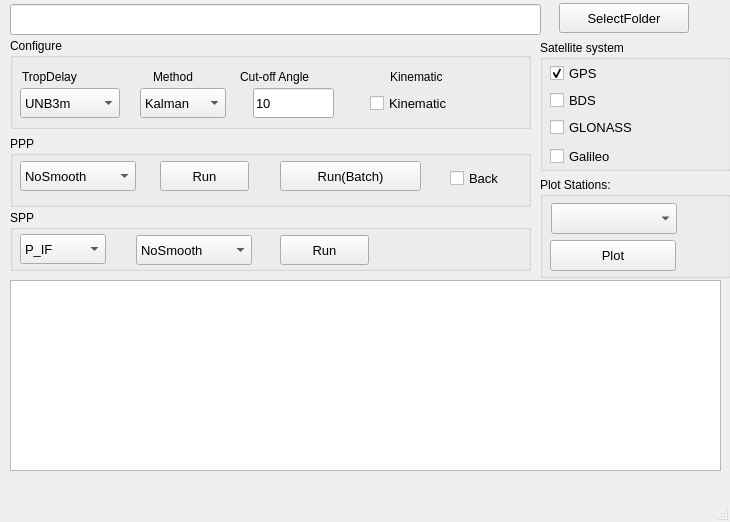
<?xml version="1.0" encoding="UTF-8"?>
<ui version="4.0">
 <class>MainWindow</class>
 <widget class="QMainWindow" name="MainWindow">
  <property name="geometry">
   <rect>
    <x>0</x>
    <y>0</y>
    <width>730</width>
    <height>522</height>
   </rect>
  </property>
  <property name="windowTitle">
   <string>MG-APP</string>
  </property>
  <widget class="QWidget" name="centralwidget">
   <widget class="QLineEdit" name="textEdit_FilePath">
    <property name="geometry">
     <rect>
      <x>10</x>
      <y>4</y>
      <width>531</width>
      <height>31</height>
     </rect>
    </property>
    <property name="font">
     <font>
      <pointsize>10</pointsize>
     </font>
    </property>
   </widget>
   <widget class="QPushButton" name="pushButton_Select">
    <property name="geometry">
     <rect>
      <x>559</x>
      <y>3</y>
      <width>130</width>
      <height>30</height>
     </rect>
    </property>
    <property name="font">
     <font>
      <pointsize>10</pointsize>
     </font>
    </property>
    <property name="text">
     <string>SelectFolder</string>
    </property>
   </widget>
   <widget class="QGroupBox" name="groupBox">
    <property name="geometry">
     <rect>
      <x>10</x>
      <y>38</y>
      <width>521</width>
      <height>91</height>
     </rect>
    </property>
    <property name="title">
     <string>Configure</string>
    </property>
    <widget class="QLabel" name="label">
     <property name="geometry">
      <rect>
       <x>12</x>
       <y>30</y>
       <width>75</width>
       <height>17</height>
      </rect>
     </property>
     <property name="text">
      <string>TropDelay</string>
     </property>
    </widget>
    <widget class="QComboBox" name="comboBox_TropDelay">
     <property name="geometry">
      <rect>
       <x>10</x>
       <y>50</y>
       <width>100</width>
       <height>30</height>
      </rect>
     </property>
     <property name="font">
      <font>
       <pointsize>10</pointsize>
      </font>
     </property>
     <item>
      <property name="text">
       <string>UNB3m</string>
      </property>
     </item>
     <item>
      <property name="text">
       <string>Sasstam(GPT2)</string>
      </property>
     </item>
     <item>
      <property name="text">
       <string>Hopfield(GPT2)</string>
      </property>
     </item>
    </widget>
    <widget class="QLabel" name="label_2">
     <property name="geometry">
      <rect>
       <x>143</x>
       <y>30</y>
       <width>61</width>
       <height>17</height>
      </rect>
     </property>
     <property name="text">
      <string>Method</string>
     </property>
    </widget>
    <widget class="QComboBox" name="comboBox_Method">
     <property name="geometry">
      <rect>
       <x>130</x>
       <y>50</y>
       <width>86</width>
       <height>30</height>
      </rect>
     </property>
     <property name="font">
      <font>
       <pointsize>10</pointsize>
      </font>
     </property>
     <item>
      <property name="text">
       <string>Kalman</string>
      </property>
     </item>
     <item>
      <property name="text">
       <string>SRIF</string>
      </property>
     </item>
    </widget>
    <widget class="QLabel" name="label_3">
     <property name="geometry">
      <rect>
       <x>230</x>
       <y>30</y>
       <width>111</width>
       <height>17</height>
      </rect>
     </property>
     <property name="text">
      <string>Cut-off Angle</string>
     </property>
    </widget>
    <widget class="QLabel" name="label_5">
     <property name="geometry">
      <rect>
       <x>380</x>
       <y>30</y>
       <width>71</width>
       <height>17</height>
      </rect>
     </property>
     <property name="text">
      <string>Kinematic</string>
     </property>
    </widget>
    <widget class="QCheckBox" name="checkBox_Kinematic">
     <property name="geometry">
      <rect>
       <x>360</x>
       <y>50</y>
       <width>121</width>
       <height>30</height>
      </rect>
     </property>
     <property name="font">
      <font>
       <pointsize>10</pointsize>
      </font>
     </property>
     <property name="text">
      <string>Kinematic</string>
     </property>
     <property name="checked">
      <bool>false</bool>
     </property>
    </widget>
    <widget class="QLineEdit" name="lineEdit_Angle">
     <property name="geometry">
      <rect>
       <x>243</x>
       <y>50</y>
       <width>81</width>
       <height>30</height>
      </rect>
     </property>
     <property name="font">
      <font>
       <pointsize>10</pointsize>
      </font>
     </property>
     <property name="text">
      <string>10</string>
     </property>
    </widget>
   </widget>
   <widget class="QGroupBox" name="groupBox_2">
    <property name="geometry">
     <rect>
      <x>540</x>
      <y>40</y>
      <width>191</width>
      <height>131</height>
     </rect>
    </property>
    <property name="title">
     <string>Satellite system</string>
    </property>
    <widget class="QCheckBox" name="checkBox_GPS">
     <property name="enabled">
      <bool>true</bool>
     </property>
     <property name="geometry">
      <rect>
       <x>10</x>
       <y>22</y>
       <width>92</width>
       <height>23</height>
      </rect>
     </property>
     <property name="font">
      <font>
       <pointsize>10</pointsize>
      </font>
     </property>
     <property name="text">
      <string>GPS</string>
     </property>
     <property name="checked">
      <bool>true</bool>
     </property>
    </widget>
    <widget class="QCheckBox" name="checkBox_BDS">
     <property name="geometry">
      <rect>
       <x>10</x>
       <y>49</y>
       <width>92</width>
       <height>23</height>
      </rect>
     </property>
     <property name="font">
      <font>
       <pointsize>10</pointsize>
      </font>
     </property>
     <property name="text">
      <string>BDS</string>
     </property>
    </widget>
    <widget class="QCheckBox" name="checkBox_GLONASS">
     <property name="geometry">
      <rect>
       <x>10</x>
       <y>76</y>
       <width>92</width>
       <height>23</height>
      </rect>
     </property>
     <property name="font">
      <font>
       <pointsize>10</pointsize>
      </font>
     </property>
     <property name="text">
      <string>GLONASS</string>
     </property>
    </widget>
    <widget class="QCheckBox" name="checkBox_GAlieo">
     <property name="geometry">
      <rect>
       <x>10</x>
       <y>105</y>
       <width>92</width>
       <height>23</height>
      </rect>
     </property>
     <property name="font">
      <font>
       <pointsize>10</pointsize>
      </font>
     </property>
     <property name="text">
      <string>Galileo</string>
     </property>
    </widget>
   </widget>
   <widget class="QTextEdit" name="textEdit_Display">
    <property name="geometry">
     <rect>
      <x>10</x>
      <y>280</y>
      <width>711</width>
      <height>191</height>
     </rect>
    </property>
   </widget>
   <widget class="QGroupBox" name="groupBox_3">
    <property name="geometry">
     <rect>
      <x>10</x>
      <y>136</y>
      <width>521</width>
      <height>71</height>
     </rect>
    </property>
    <property name="title">
     <string>PPP</string>
    </property>
    <widget class="QPushButton" name="pushButton_Run">
     <property name="geometry">
      <rect>
       <x>150</x>
       <y>25</y>
       <width>89</width>
       <height>30</height>
      </rect>
     </property>
     <property name="font">
      <font>
       <pointsize>10</pointsize>
      </font>
     </property>
     <property name="text">
      <string>Run</string>
     </property>
    </widget>
    <widget class="QPushButton" name="pushButton_RunBatch">
     <property name="geometry">
      <rect>
       <x>270</x>
       <y>25</y>
       <width>141</width>
       <height>30</height>
      </rect>
     </property>
     <property name="font">
      <font>
       <pointsize>10</pointsize>
      </font>
     </property>
     <property name="text">
      <string>Run(Batch)</string>
     </property>
    </widget>
    <widget class="QComboBox" name="comboBox_PPP_SMOOTH">
     <property name="geometry">
      <rect>
       <x>10</x>
       <y>25</y>
       <width>116</width>
       <height>30</height>
      </rect>
     </property>
     <property name="font">
      <font>
       <pointsize>10</pointsize>
      </font>
     </property>
     <item>
      <property name="text">
       <string>NoSmooth</string>
      </property>
     </item>
     <item>
      <property name="text">
       <string>Smooth</string>
      </property>
     </item>
    </widget>
    <widget class="QCheckBox" name="checkBox_Back">
     <property name="geometry">
      <rect>
       <x>440</x>
       <y>27</y>
       <width>61</width>
       <height>30</height>
      </rect>
     </property>
     <property name="font">
      <font>
       <pointsize>10</pointsize>
      </font>
     </property>
     <property name="text">
      <string>Back</string>
     </property>
    </widget>
   </widget>
   <widget class="QGroupBox" name="groupBox_4">
    <property name="geometry">
     <rect>
      <x>10</x>
      <y>210</y>
      <width>521</width>
      <height>61</height>
     </rect>
    </property>
    <property name="title">
     <string>SPP</string>
    </property>
    <widget class="QPushButton" name="pushButton_SPP">
     <property name="geometry">
      <rect>
       <x>270</x>
       <y>25</y>
       <width>89</width>
       <height>30</height>
      </rect>
     </property>
     <property name="font">
      <font>
       <pointsize>10</pointsize>
      </font>
     </property>
     <property name="text">
      <string>Run</string>
     </property>
    </widget>
    <widget class="QComboBox" name="comboBox_SPP_LC">
     <property name="geometry">
      <rect>
       <x>10</x>
       <y>24</y>
       <width>86</width>
       <height>30</height>
      </rect>
     </property>
     <property name="font">
      <font>
       <pointsize>10</pointsize>
      </font>
     </property>
     <item>
      <property name="text">
       <string>P_IF</string>
      </property>
     </item>
     <item>
      <property name="text">
       <string>PL_IF</string>
      </property>
     </item>
    </widget>
    <widget class="QComboBox" name="comboBox_SPP_SMOOTH">
     <property name="geometry">
      <rect>
       <x>126</x>
       <y>25</y>
       <width>116</width>
       <height>30</height>
      </rect>
     </property>
     <property name="font">
      <font>
       <pointsize>10</pointsize>
      </font>
     </property>
     <item>
      <property name="text">
       <string>NoSmooth</string>
      </property>
     </item>
     <item>
      <property name="text">
       <string>Smooth</string>
      </property>
     </item>
    </widget>
   </widget>
   <widget class="QGroupBox" name="groupBox_5">
    <property name="geometry">
     <rect>
      <x>540</x>
      <y>177</y>
      <width>191</width>
      <height>101</height>
     </rect>
    </property>
    <property name="title">
     <string>Plot Stations:</string>
    </property>
    <widget class="QPushButton" name="pushButton_Plot">
     <property name="geometry">
      <rect>
       <x>10</x>
       <y>63</y>
       <width>126</width>
       <height>31</height>
      </rect>
     </property>
     <property name="font">
      <font>
       <pointsize>10</pointsize>
      </font>
     </property>
     <property name="text">
      <string>Plot</string>
     </property>
    </widget>
    <widget class="QComboBox" name="comboBox_RunBatch">
     <property name="geometry">
      <rect>
       <x>11</x>
       <y>26</y>
       <width>126</width>
       <height>31</height>
      </rect>
     </property>
     <property name="font">
      <font>
       <pointsize>10</pointsize>
      </font>
     </property>
    </widget>
   </widget>
  </widget>
  <widget class="QMenuBar" name="menubar">
   <property name="geometry">
    <rect>
     <x>0</x>
     <y>0</y>
     <width>730</width>
     <height>26</height>
    </rect>
   </property>
  </widget>
  <widget class="QStatusBar" name="statusbar"/>
  <action name="action111">
   <property name="text">
    <string>111</string>
   </property>
  </action>
 </widget>
 <resources/>
 <connections/>
</ui>
